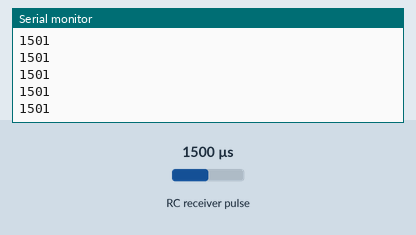
Bench run of a sketch on a simulated Arduino Uno, built with avr-gcc and run on an emulated ATmega328P. Shown: the last lines printed to the serial monitor. Wiring (inferred from the names in the program): RC receiver channel: data pin 7. Inputs (shaded band) come from the test bench; at power-on: RC receiver pulse 1500 µs.

Above: at 1.2 s.
1.3 s: RC receiver pulse (sensor on pin 7) set to 1020 µs
At 2.1 s:
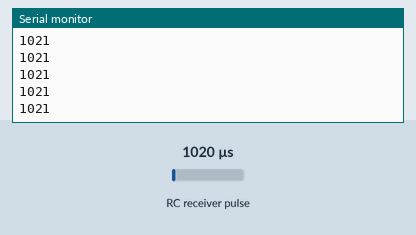
2.8 s: RC receiver pulse (sensor on pin 7) set to 1250 µs
At 3.3 s:
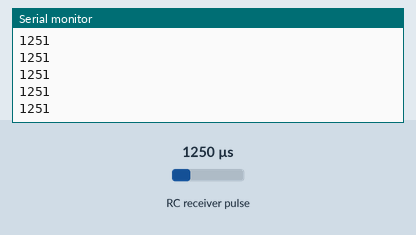
Timing chart, 0 to 5.8 s (numbered marks = the images above; inputs shaded):
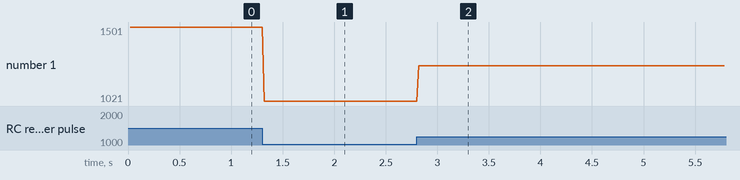

The sketch:

Throttle_value.ino
```cpp
#include<Servo.h>
const int throttlepin=7;
unsigned long ThrottleSig=975;

void setup()
{
  Serial.begin(9600);
  pinMode(throttlepin,INPUT);
}

void loop()
{
  ThrottleSig = pulseIn(throttlepin,HIGH);
  Serial.println(ThrottleSig);
}
```

Measured:
- after the input at 1.3 s, the serial monitor: prints a new line at once (image 1)
- after the input at 2.8 s, the serial monitor: prints a new line at once (image 2)
- plotted number 1: 1501 → 1021 after the input at 1.3 s, 1021 → 1251 after the input at 2.8 s
